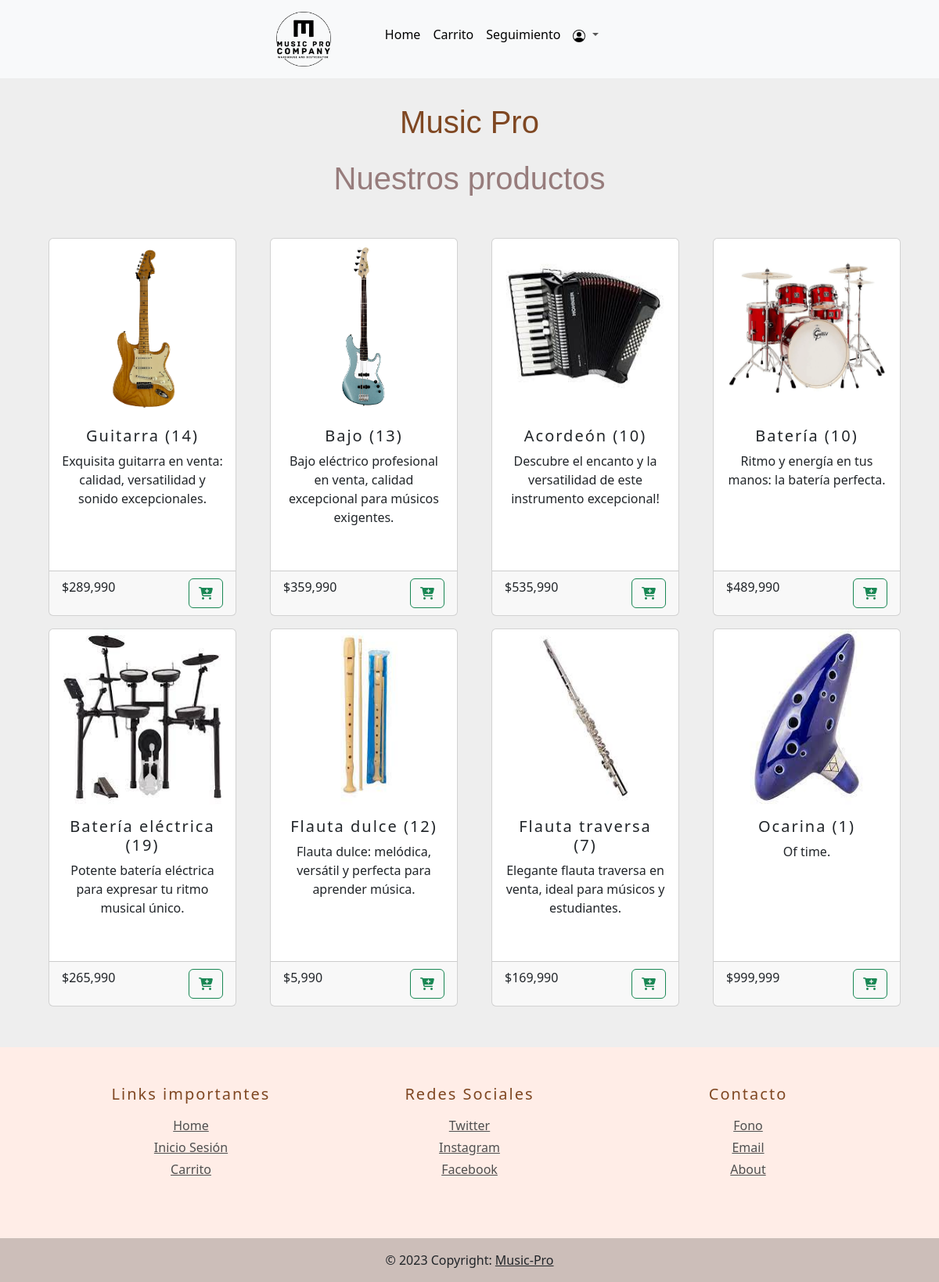
/, run on an earlier commit of the app's database.
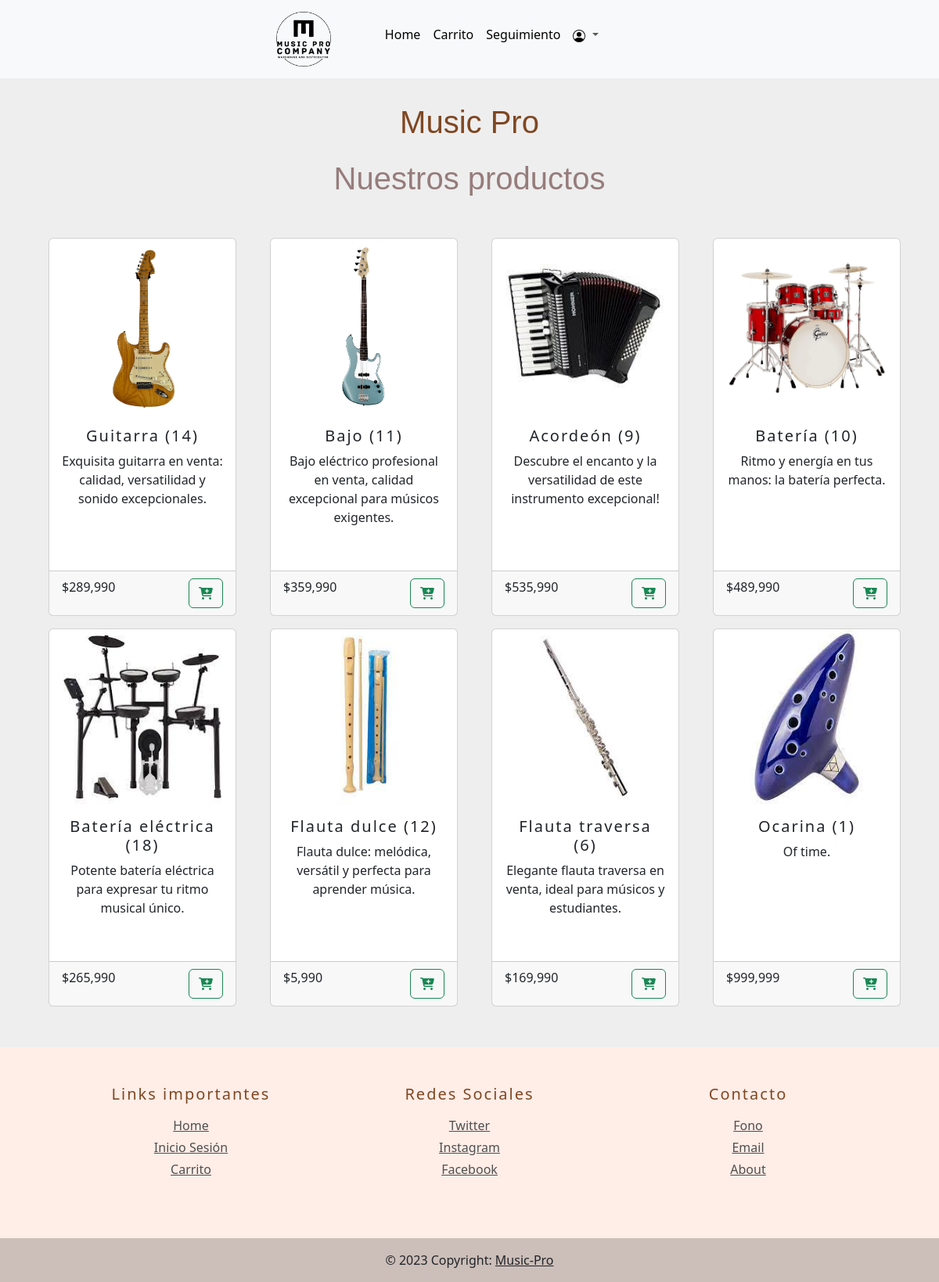
And on a later commit of the database.
### MusicPro/models.py (models this page shows, shortened)
class Producto(models.Model):
    id = models.AutoField(primary_key=True, unique=True)
    nombre = models.CharField(max_length=50)
    precio = models.IntegerField()
    descripcion = models.TextField()
    imagen = models.ImageField(upload_to='productos', null=True)
    cantidad = models.IntegerField(default=0)
    tipo_instrumento = models.CharField(max_length=50, null=True)

### MusicPro/views.py (the view)
# urls.py: 2. Add a URL to urlpatterns:  path('', views.home, name='home')
def home(request):
    productos = Producto.objects.all()
    return render(request, 'home.html', {'productos': productos})

### MusicPro/templates/home.html (shortened to what this page needs)
{% extends "baseHome.html" %}
{% block content %}
{% load humanize %}
<h1 id="tituloProductos">Nuestros productos</h1>
<div class="container py-4">
    <div class="row row-cols-1 row-cols-md-2 row-cols-lg-4 g-3 justify-content-center">
        {% for p in productos %}
        <div class="col">
            <div class="card h-100" id="cardProductos">
                <img src="{{p.imagen.url}}" class="card-img-top card-img-custom" alt="..." id="imgCard">
                <div class="card-body text-center">
                    <h5 class="card-title">{{ p.nombre | capfirst }} ({{ p.cantidad }})</h5>
                    <p class="card-text">{{ p.descripcion | capfirst }}</p>
                </div>
                <div class="card-footer d-flex justify-content-between align-items-center">
                    <p class="price">${{ p.precio | intcomma:False }}</p>
                    <form action="/agregar_carrito/{{p.id}}" method="get">
                        <button type="submit" class="btn btn-outline-success" aria-label="Agregar Carrito">
                            <i class="fas fa-cart-plus"></i>
                        </button>
                    </form>
                </div>
            </div>
        </div>
        {% endfor %}
    </div>
</div>
{% endblock %}

What changed in the data, as far as the page shows it:
changed Producto "Bajo": cantidad "13" → "11"
changed Producto "Acordeón": cantidad "10" → "9"
changed Producto "Batería eléctrica": cantidad "19" → "18"
changed Producto "Flauta traversa": cantidad "7" → "6"
